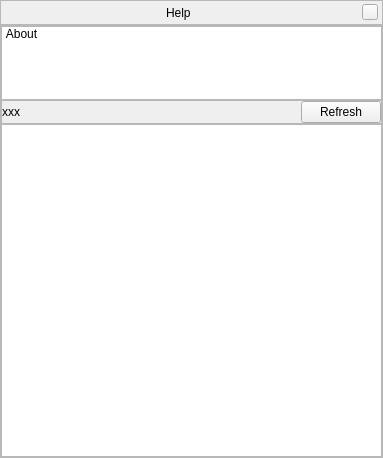
<?xml version="1.0" encoding="UTF-8"?>
<ui version="4.0">
 <class>helpDialogForm</class>
 <widget class="QWidget" name="helpDialogForm">
  <property name="geometry">
   <rect>
    <x>0</x>
    <y>0</y>
    <width>383</width>
    <height>458</height>
   </rect>
  </property>
  <property name="minimumSize">
   <size>
    <width>250</width>
    <height>250</height>
   </size>
  </property>
  <property name="styleSheet">
   <string notr="true"/>
  </property>
  <layout class="QVBoxLayout" name="verticalLayout_3">
   <property name="spacing">
    <number>0</number>
   </property>
   <property name="margin">
    <number>0</number>
   </property>
   <item>
    <widget class="BarFrame" name="TitleBar">
     <property name="minimumSize">
      <size>
       <width>16</width>
       <height>25</height>
      </size>
     </property>
     <property name="maximumSize">
      <size>
       <width>16777215</width>
       <height>25</height>
      </size>
     </property>
     <property name="frameShape">
      <enum>QFrame::StyledPanel</enum>
     </property>
     <layout class="QHBoxLayout">
      <property name="leftMargin">
       <number>0</number>
      </property>
      <property name="topMargin">
       <number>0</number>
      </property>
      <property name="rightMargin">
       <number>4</number>
      </property>
      <property name="bottomMargin">
       <number>0</number>
      </property>
      <item>
       <spacer>
        <property name="orientation">
         <enum>Qt::Horizontal</enum>
        </property>
        <property name="sizeHint" stdset="0">
         <size>
          <width>40</width>
          <height>20</height>
         </size>
        </property>
       </spacer>
      </item>
      <item>
       <widget class="QLabel" name="stelWindowTitle">
        <property name="text">
         <string>Help</string>
        </property>
       </widget>
      </item>
      <item>
       <spacer>
        <property name="orientation">
         <enum>Qt::Horizontal</enum>
        </property>
        <property name="sizeHint" stdset="0">
         <size>
          <width>40</width>
          <height>20</height>
         </size>
        </property>
       </spacer>
      </item>
      <item>
       <widget class="QPushButton" name="closeStelWindow">
        <property name="minimumSize">
         <size>
          <width>16</width>
          <height>16</height>
         </size>
        </property>
        <property name="maximumSize">
         <size>
          <width>16</width>
          <height>16</height>
         </size>
        </property>
        <property name="focusPolicy">
         <enum>Qt::NoFocus</enum>
        </property>
        <property name="text">
         <string/>
        </property>
       </widget>
      </item>
     </layout>
    </widget>
   </item>
   <item>
    <widget class="QFrame" name="viewContent">
     <property name="frameShape">
      <enum>QFrame::StyledPanel</enum>
     </property>
     <property name="frameShadow">
      <enum>QFrame::Raised</enum>
     </property>
     <layout class="QVBoxLayout" name="verticalLayout_4">
      <property name="spacing">
       <number>0</number>
      </property>
      <property name="margin">
       <number>0</number>
      </property>
      <item>
       <widget class="QListWidget" name="stackListWidget">
        <property name="minimumSize">
         <size>
          <width>0</width>
          <height>74</height>
         </size>
        </property>
        <property name="maximumSize">
         <size>
          <width>16777215</width>
          <height>74</height>
         </size>
        </property>
        <property name="focusPolicy">
         <enum>Qt::NoFocus</enum>
        </property>
        <property name="verticalScrollBarPolicy">
         <enum>Qt::ScrollBarAlwaysOff</enum>
        </property>
        <property name="horizontalScrollBarPolicy">
         <enum>Qt::ScrollBarAlwaysOff</enum>
        </property>
        <property name="selectionMode">
         <enum>QAbstractItemView::SingleSelection</enum>
        </property>
        <property name="iconSize">
         <size>
          <width>50</width>
          <height>50</height>
         </size>
        </property>
        <property name="movement">
         <enum>QListView::Static</enum>
        </property>
        <property name="flow">
         <enum>QListView::LeftToRight</enum>
        </property>
        <property name="isWrapping" stdset="0">
         <bool>false</bool>
        </property>
        <property name="resizeMode">
         <enum>QListView::Adjust</enum>
        </property>
        <property name="layoutMode">
         <enum>QListView::SinglePass</enum>
        </property>
        <property name="spacing">
         <number>0</number>
        </property>
        <property name="viewMode">
         <enum>QListView::IconMode</enum>
        </property>
        <property name="uniformItemSizes">
         <bool>false</bool>
        </property>
        <property name="wordWrap">
         <bool>false</bool>
        </property>
        <property name="selectionRectVisible">
         <bool>false</bool>
        </property>
        <item>
         <property name="text">
          <string>About</string>
         </property>
         <property name="icon">
          <iconset>
           <normalon>:/graphicGui/tabicon-info.png</normalon>
          </iconset>
         </property>
        </item>
       </widget>
      </item>
      <item>
       <widget class="QStackedWidget" name="stackedWidget">
        <property name="currentIndex">
         <number>2</number>
        </property>
        <widget class="QWidget" name="page">
         <layout class="QVBoxLayout" name="verticalLayout_5">
          <property name="spacing">
           <number>0</number>
          </property>
          <property name="margin">
           <number>0</number>
          </property>
          <item>
           <widget class="QTextBrowser" name="helpBrowser">
            <property name="sizePolicy">
             <sizepolicy hsizetype="Expanding" vsizetype="Expanding">
              <horstretch>0</horstretch>
              <verstretch>0</verstretch>
             </sizepolicy>
            </property>
            <property name="palette">
             <palette>
              <active>
               <colorrole role="WindowText">
                <brush brushstyle="SolidPattern">
                 <color alpha="255">
                  <red>3</red>
                  <green>3</green>
                  <blue>3</blue>
                 </color>
                </brush>
               </colorrole>
               <colorrole role="Text">
                <brush brushstyle="SolidPattern">
                 <color alpha="255">
                  <red>3</red>
                  <green>3</green>
                  <blue>3</blue>
                 </color>
                </brush>
               </colorrole>
              </active>
              <inactive>
               <colorrole role="WindowText">
                <brush brushstyle="SolidPattern">
                 <color alpha="255">
                  <red>3</red>
                  <green>3</green>
                  <blue>3</blue>
                 </color>
                </brush>
               </colorrole>
               <colorrole role="Text">
                <brush brushstyle="SolidPattern">
                 <color alpha="255">
                  <red>3</red>
                  <green>3</green>
                  <blue>3</blue>
                 </color>
                </brush>
               </colorrole>
              </inactive>
              <disabled>
               <colorrole role="WindowText">
                <brush brushstyle="SolidPattern">
                 <color alpha="255">
                  <red>3</red>
                  <green>3</green>
                  <blue>3</blue>
                 </color>
                </brush>
               </colorrole>
               <colorrole role="Text">
                <brush brushstyle="SolidPattern">
                 <color alpha="255">
                  <red>3</red>
                  <green>3</green>
                  <blue>3</blue>
                 </color>
                </brush>
               </colorrole>
              </disabled>
             </palette>
            </property>
            <property name="mouseTracking">
             <bool>true</bool>
            </property>
            <property name="contextMenuPolicy">
             <enum>Qt::DefaultContextMenu</enum>
            </property>
            <property name="acceptDrops">
             <bool>false</bool>
            </property>
            <property name="styleSheet">
             <string notr="true"/>
            </property>
            <property name="openExternalLinks">
             <bool>true</bool>
            </property>
           </widget>
          </item>
         </layout>
        </widget>
        <widget class="QWidget" name="page_2">
         <layout class="QVBoxLayout" name="verticalLayout_2">
          <property name="spacing">
           <number>0</number>
          </property>
          <property name="margin">
           <number>0</number>
          </property>
          <item>
           <widget class="QTextBrowser" name="aboutBrowser">
            <property name="openExternalLinks">
             <bool>true</bool>
            </property>
           </widget>
          </item>
         </layout>
        </widget>
        <widget class="QWidget" name="page_3">
         <layout class="QVBoxLayout" name="verticalLayout">
          <property name="spacing">
           <number>0</number>
          </property>
          <property name="margin">
           <number>0</number>
          </property>
          <item>
           <widget class="QFrame" name="frame">
            <property name="frameShape">
             <enum>QFrame::StyledPanel</enum>
            </property>
            <property name="frameShadow">
             <enum>QFrame::Raised</enum>
            </property>
            <layout class="QHBoxLayout" name="horizontalLayout">
             <property name="spacing">
              <number>0</number>
             </property>
             <property name="margin">
              <number>0</number>
             </property>
             <item>
              <widget class="QLabel" name="logPathLabel">
               <property name="text">
                <string notr="true">xxx</string>
               </property>
               <property name="scaledContents">
                <bool>false</bool>
               </property>
               <property name="wordWrap">
                <bool>true</bool>
               </property>
              </widget>
             </item>
             <item>
              <spacer name="horizontalSpacer">
               <property name="orientation">
                <enum>Qt::Horizontal</enum>
               </property>
               <property name="sizeHint" stdset="0">
                <size>
                 <width>40</width>
                 <height>20</height>
                </size>
               </property>
              </spacer>
             </item>
             <item>
              <widget class="QPushButton" name="refreshButton">
               <property name="text">
                <string>Refresh</string>
               </property>
              </widget>
             </item>
            </layout>
           </widget>
          </item>
          <item>
           <widget class="QTextBrowser" name="logBrowser">
            <property name="font">
             <font>
              <family>Lucida Console</family>
              <kerning>false</kerning>
             </font>
            </property>
            <property name="horizontalScrollBarPolicy">
             <enum>Qt::ScrollBarAlwaysOff</enum>
            </property>
            <property name="lineWrapMode">
             <enum>QTextEdit::WidgetWidth</enum>
            </property>
            <property name="acceptRichText">
             <bool>false</bool>
            </property>
            <property name="textInteractionFlags">
             <set>Qt::TextSelectableByKeyboard|Qt::TextSelectableByMouse</set>
            </property>
            <property name="openLinks">
             <bool>false</bool>
            </property>
           </widget>
          </item>
         </layout>
        </widget>
       </widget>
      </item>
     </layout>
    </widget>
   </item>
  </layout>
 </widget>
 <customwidgets>
  <customwidget>
   <class>BarFrame</class>
   <extends>QFrame</extends>
   <header>Dialog.hpp</header>
   <container>1</container>
  </customwidget>
 </customwidgets>
 <resources>
  <include location="../../data/gui/guiRes.qrc"/>
 </resources>
 <connections/>
</ui>
